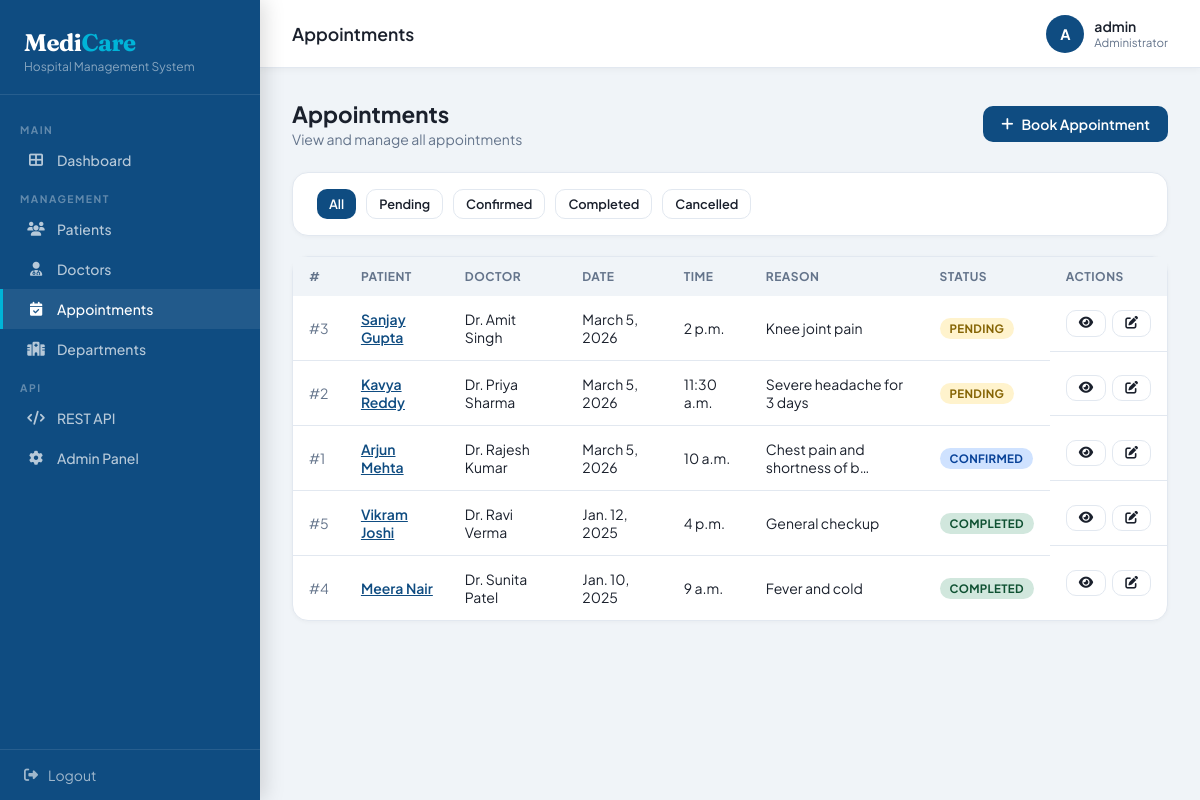
The page /appointments/ (signed in) on the database its author committed.
### appointments/models.py (models this page shows, shortened)
class Appointment(models.Model):
    STATUS_CHOICES = [
        ('pending',   'Pending'),
        ('confirmed', 'Confirmed'),
        ('completed', 'Completed'),
        ('cancelled', 'Cancelled'),
    ]
    patient         = models.ForeignKey(Patient, on_delete=models.CASCADE, related_name='appointments')
    doctor          = models.ForeignKey(Doctor,  on_delete=models.CASCADE, related_name='appointments')
    appointment_date = models.DateField()
    appointment_time = models.TimeField()
    status          = models.CharField(max_length=20, choices=STATUS_CHOICES, default='pending')
    reason          = models.TextField()
    notes           = models.TextField(blank=True)
    created_at      = models.DateTimeField(auto_now_add=True)
    class Meta:
        ordering = ['-appointment_date', '-appointment_time']

### patients/models.py (models this page shows, shortened)
class Patient(models.Model):
    GENDER_CHOICES = [('M', 'Male'), ('F', 'Female'), ('O', 'Other')]
    BLOOD_CHOICES = [('A+','A+'),('A-','A-'),('B+','B+'),('B-','B-'),
                     ('AB+','AB+'),('AB-','AB-'),('O+','O+'),('O-','O-')]
    first_name    = models.CharField(max_length=100)
    last_name     = models.CharField(max_length=100)
    date_of_birth = models.DateField()
    gender        = models.CharField(max_length=1, choices=GENDER_CHOICES)
    blood_group   = models.CharField(max_length=3, choices=BLOOD_CHOICES)
    phone         = models.CharField(max_length=15)
    email         = models.EmailField(blank=True)
    address       = models.TextField()
    created_at    = models.DateTimeField(auto_now_add=True)
    @property
    def full_name(self):
        return f"{self.first_name} {self.last_name}"

### doctors/models.py (models this page shows, shortened)
class Doctor(models.Model):
    first_name   = models.CharField(max_length=100)
    last_name    = models.CharField(max_length=100)
    department   = models.ForeignKey(Department, on_delete=models.SET_NULL, null=True)
    specialization = models.CharField(max_length=200)
    phone        = models.CharField(max_length=15)
    email        = models.EmailField()
    experience   = models.PositiveIntegerField(help_text="Years of experience")
    available    = models.BooleanField(default=True)
    created_at   = models.DateTimeField(auto_now_add=True)
    @property
    def full_name(self):
        return f"Dr. {self.first_name} {self.last_name}"

### appointments/views.py (the view)
# urls.py: path('',                        views.appointment_list,   name='appointment_list'),
@login_required
def appointment_list(request):
    status = request.GET.get('status', '')
    appointments = Appointment.objects.select_related('patient', 'doctor').order_by('-appointment_date', '-appointment_time')
    if status:
        appointments = appointments.filter(status=status)
    return render(request, 'appointments/list.html', {'appointments': appointments, 'status': status})

### appointments/templates/appointments/list.html (shortened to what this page needs)
{% extends 'core/base.html' %}
{% block page_title %}Appointments{% endblock %}
{% block content %}
<div class="page-header">
  <div><h2>Appointments</h2><p>View and manage all appointments</p></div>
  <a href="{% url 'appointment_add' %}" class="btn btn-primary"><i class="fas fa-plus"></i> Book Appointment</a>
</div>
<div class="card" style="margin-bottom:20px;">
  <div class="card-body" style="padding:16px 24px;">
    <div style="display:flex;gap:10px;flex-wrap:wrap;">
      <a href="{% url 'appointment_list' %}" class="btn {% if not status %}btn-primary{% else %}btn-outline{% endif %} btn-sm">All</a>
      <a href="?status=pending"   class="btn {% if status == 'pending' %}btn-primary{% else %}btn-outline{% endif %} btn-sm">Pending</a>
      <a href="?status=confirmed" class="btn {% if status == 'confirmed' %}btn-primary{% else %}btn-outline{% endif %} btn-sm">Confirmed</a>
      <a href="?status=completed" class="btn {% if status == 'completed' %}btn-primary{% else %}btn-outline{% endif %} btn-sm">Completed</a>
      <a href="?status=cancelled" class="btn {% if status == 'cancelled' %}btn-primary{% else %}btn-outline{% endif %} btn-sm">Cancelled</a>
    </div>
  </div>
</div>
<div class="card">
  <div class="table-wrap">
    <table>
      <thead><tr><th>#</th><th>Patient</th><th>Doctor</th><th>Date</th><th>Time</th><th>Reason</th><th>Status</th><th>Actions</th></tr></thead>
      <tbody>
        {% for a in appointments %}
        <tr>
          <td style="color:var(--muted);">#{{ a.pk }}</td>
          <td><a href="{% url 'patient_detail' a.patient.pk %}" style="color:var(--primary);font-weight:600;">{{ a.patient.full_name }}</a></td>
          <td>{{ a.doctor.full_name }}</td>
          <td>{{ a.appointment_date }}</td>
          <td>{{ a.appointment_time }}</td>
          <td>{{ a.reason|truncatechars:30 }}</td>
          <td><span class="badge badge-{{ a.status }}">{{ a.get_status_display }}</span></td>
          <td style="display:flex;gap:6px;">
            <a href="{% url 'appointment_detail' a.pk %}" class="btn btn-outline btn-sm"><i class="fas fa-eye"></i></a>
            <a href="{% url 'appointment_edit' a.pk %}" class="btn btn-outline btn-sm"><i class="fas fa-edit"></i></a>
          </td>
        </tr>
        {% empty %}
        <tr><td colspan="8" style="text-align:center;color:var(--muted);padding:40px;">No appointments found.</td></tr>
        {% endfor %}
      </tbody>
    </table>
  </div>
</div>
{% endblock %}

### core/templates/core/base.html (shortened to what this page needs)
<!DOCTYPE html>
<html lang="en">
<head>
<link href="https://cdnjs.cloudflare.com/ajax/libs/font-awesome/6.4.0/css/all.min.css" rel="stylesheet">
</head>
<body>
{% if user.is_authenticated %}
<aside class="sidebar">
  <div class="sidebar-brand">
    <h1>Medi<span>Care</span></h1>
    <p>Hospital Management System</p>
  </div>
  <nav class="sidebar-nav">
    <div class="nav-section">Main</div>
    <a href="{% url 'dashboard' %}" class="nav-item {% if request.resolver_match.url_name == 'dashboard' %}active{% endif %}">
      <i class="fas fa-th-large"></i> Dashboard
    </a>
    <div class="nav-section">Management</div>
    <a href="{% url 'patient_list' %}" class="nav-item {% if 'patient' in request.resolver_match.url_name %}active{% endif %}">
      <i class="fas fa-users"></i> Patients
    </a>
    <a href="{% url 'doctor_list' %}" class="nav-item {% if 'doctor' in request.resolver_match.url_name %}active{% endif %}">
      <i class="fas fa-user-md"></i> Doctors
    </a>
    <a href="{% url 'appointment_list' %}" class="nav-item {% if 'appointment' in request.resolver_match.url_name %}active{% endif %}">
      <i class="fas fa-calendar-check"></i> Appointments
    </a>
    <a href="{% url 'department_list' %}" class="nav-item {% if 'department' in request.resolver_match.url_name %}active{% endif %}">
      <i class="fas fa-hospital"></i> Departments
    </a>
    <div class="nav-section">API</div>
    <a href="/api/" class="nav-item" target="_blank">
      <i class="fas fa-code"></i> REST API
    </a>
    <a href="/admin/" class="nav-item" target="_blank">
      <i class="fas fa-cog"></i> Admin Panel
    </a>
  </nav>
  <div class="sidebar-footer">
    <a href="{% url 'logout' %}"><i class="fas fa-sign-out-alt"></i> Logout</a>
  </div>
</aside>
{% endif %}
<div class="main">
  {% if user.is_authenticated %}
  <header class="topbar">
    <div class="topbar-title">{% block page_title %}Dashboard{% endblock %}</div>
    <div class="topbar-right">
      <div class="topbar-user">
        <div class="avatar">{{ user.username|slice:":1"|upper }}</div>
        <div>
          <div class="user-name">{{ user.username }}</div>
          <div style="font-size:.72rem;color:var(--muted)">Administrator</div>
        </div>
      </div>
    </div>
  </header>
  {% endif %}
  <div class="content">
    {% block content %}{% endblock %}
  </div>
</div>
</body>
</html>

### core/templates/core/base.html (style rules this page uses)
:root { --primary: #0f4c81; --primary-light: #1a6bb5; --accent: #00b4d8; --accent2: #06d6a0; --danger: #ef233c; --warning: #f9c74f; --bg: #f0f4f8; --card: #ffffff; --text: #1a202c; --muted: #64748b; --border: #e2e8f0; --sidebar-w: 260px; }
* { box-sizing: border-box; margin: 0; padding: 0; }
body { font-family: 'Plus Jakarta Sans', sans-serif; background: var(--bg); color: var(--text); display: flex; min-height: 100vh; }
.sidebar { width: var(--sidebar-w); background: var(--primary); position: fixed; top: 0; left: 0; height: 100vh; display: flex; flex-direction: column; z-index: 100; box-shadow: 4px 0 20px rgba(0,0,0,.15); }
.sidebar-brand { padding: 28px 24px 20px; border-bottom: 1px solid rgba(255,255,255,.1); }
.sidebar-brand h1 { font-family: 'Fraunces', serif; color: #fff; font-size: 1.5rem; letter-spacing: -.5px; }
.sidebar-brand span { color: var(--accent); }
.sidebar-brand p { color: rgba(255,255,255,.5); font-size: .75rem; margin-top: 2px; }
.sidebar-nav { flex: 1; padding: 16px 0; overflow-y: auto; }
.nav-section { padding: 12px 20px 4px; font-size: .65rem; font-weight: 700; letter-spacing: 1.5px; color: rgba(255,255,255,.35); text-transform: uppercase; }
.nav-item { display: flex; align-items: center; gap: 12px; padding: 11px 24px; color: rgba(255,255,255,.7); text-decoration: none; font-size: .875rem; font-weight: 500; transition: all .2s; border-left: 3px solid transparent; }
.nav-item:hover, .nav-item.active { background: rgba(255,255,255,.08); color: #fff; border-left-color: var(--accent); }
.nav-item i { width: 18px; text-align: center; }
.sidebar-footer { padding: 16px 24px; border-top: 1px solid rgba(255,255,255,.1); }
.sidebar-footer a { display: flex; align-items: center; gap: 10px; color: rgba(255,255,255,.6); font-size: .875rem; text-decoration: none; }
.main { margin-left: var(--sidebar-w); flex: 1; display: flex; flex-direction: column; min-height: 100vh; }
.topbar { background: var(--card); padding: 0 32px; height: 68px; display: flex; align-items: center; justify-content: space-between; border-bottom: 1px solid var(--border); position: sticky; top: 0; z-index: 50; box-shadow: 0 1px 8px rgba(0,0,0,.05); }
.topbar-title { font-size: 1.1rem; font-weight: 600; color: var(--text); }
.topbar-right { display: flex; align-items: center; gap: 16px; }
.topbar-user { display: flex; align-items: center; gap: 10px; }
.avatar { width: 38px; height: 38px; border-radius: 50%; background: var(--primary); color: #fff; display: flex; align-items: center; justify-content: center; font-weight: 700; font-size: .9rem; }
.user-name { font-size: .875rem; font-weight: 600; }
.content { padding: 32px; flex: 1; }
.card { background: var(--card); border-radius: 16px; border: 1px solid var(--border); box-shadow: 0 1px 4px rgba(0,0,0,.04); }
.card-body { padding: 24px; }
.btn { display: inline-flex; align-items: center; gap: 8px; padding: 9px 18px; border-radius: 10px; font-size: .875rem; font-weight: 600; cursor: pointer; border: none; text-decoration: none; transition: all .2s; }
.btn-primary { background: var(--primary); color: #fff; }
.btn-outline { background: transparent; border: 1.5px solid var(--border); color: var(--text); }
.btn-sm { padding: 6px 12px; font-size: .8rem; }
.table-wrap { overflow-x: auto; }
table { width: 100%; border-collapse: collapse; }
th { padding: 12px 16px; background: var(--bg); font-size: .75rem; font-weight: 700; text-transform: uppercase; letter-spacing: .5px; color: var(--muted); text-align: left; }
td { padding: 14px 16px; border-bottom: 1px solid var(--border); font-size: .875rem; }
tr:last-child td { border-bottom: none; }
.badge { display: inline-flex; align-items: center; padding: 3px 10px; border-radius: 20px; font-size: .72rem; font-weight: 700; text-transform: uppercase; letter-spacing: .3px; }
.badge-pending { background: #fff3cd; color: #856404; }
.badge-confirmed { background: #cfe2ff; color: #084298; }
.badge-completed { background: #d1e7dd; color: #0f5132; }
.page-header { display: flex; align-items: center; justify-content: space-between; margin-bottom: 24px; }
.page-header h2 { font-size: 1.4rem; font-weight: 700; }
.page-header p { color: var(--muted); font-size: .875rem; margin-top: 2px; }

### rows shown on the page
Appointment: pk "3", patient.full_name "Sanjay Gupta", doctor.full_name "Dr. Amit Singh", appointment_date "March 5, 2026", appointment_time "2 p.m.", reason "Knee joint pain", status "PENDING"
Appointment: pk "2", patient.full_name "Kavya Reddy", doctor.full_name "Dr. Priya Sharma", appointment_date "March 5, 2026", appointment_time "11:30 a.m.", reason "Severe headache for 3 days", status "PENDING"
Appointment: pk "1", patient.full_name "Arjun Mehta", doctor.full_name "Dr. Rajesh Kumar", appointment_date "March 5, 2026", appointment_time "10 a.m.", reason "Chest pain and shortness of b…", status "CONFIRMED"
Appointment: pk "5", patient.full_name "Vikram Joshi", doctor.full_name "Dr. Ravi Verma", appointment_date "Jan. 12, 2025", appointment_time "4 p.m.", reason "General checkup", status "COMPLETED"
Appointment: pk "4", patient.full_name "Meera Nair", doctor.full_name "Dr. Sunita Patel", appointment_date "Jan. 10, 2025", appointment_time "9 a.m.", reason "Fever and cold", status "COMPLETED"

### other values the page prints
{{ user.username|slice:":1"|upper }} "A"
{{ user.username }} "admin"
